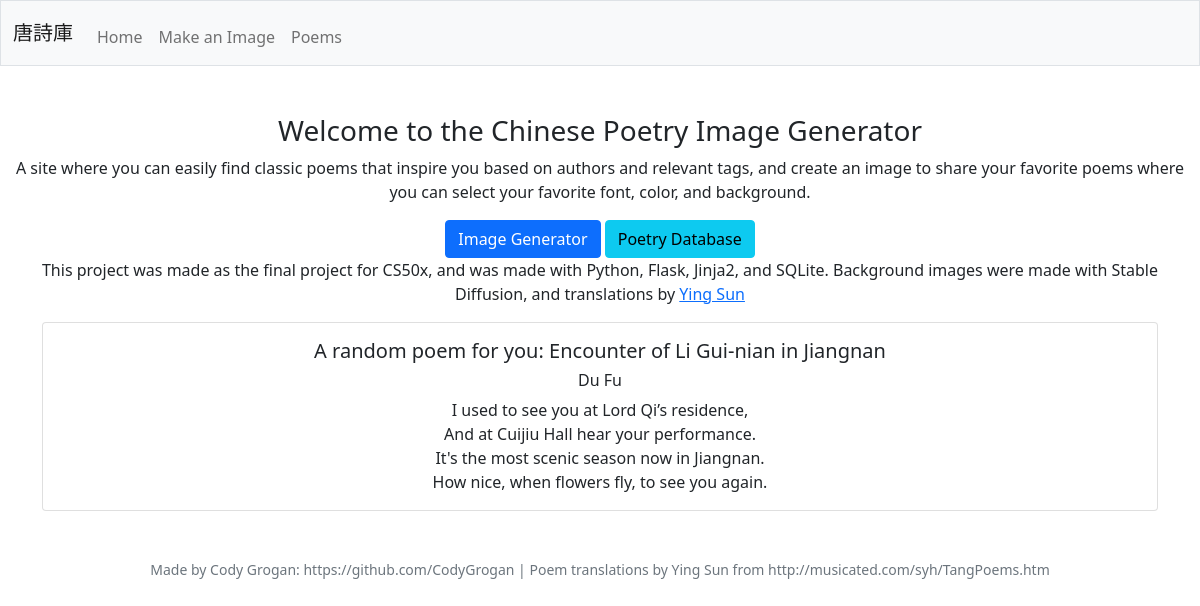
The page / on the database its author committed.
### tables this page shows
CREATE TABLE poem (id INTEGER PRIMARY KEY, title TEXT NOT NULL, author TEXT NOT NULL, content TEXT NOT NULL, tags TEXT);

### app.py (the view)
@app.route("/")
def index():
    query = 'SELECT * FROM poem'
    print(query)
    poem = db.execute(query)
    rannum = random.randint(0, len(poem)-1)
    return render_template("index.html", poem = poem[rannum])

### templates/index.html
{% extends "layout.html" %}
{% block main %}
<div>
    <h3>Welcome to the Chinese Poetry Image Generator</h3>
    <p>A site where you can easily find classic poems that inspire you based on authors and relevant tags, and create an image to share your favorite poems where you can select your favorite font, color, and background.</p>
    <a href="/makeimg"> <button class="btn btn-primary">Image Generator</button></a>  <a href="/poems"> <button class="btn btn-info">Poetry Database</button> </a>
    <p>This project was made as the final project for CS50x, and was made with Python, Flask, Jinja2, and SQLite. Background images were made with Stable Diffusion, and translations by <a target="_blank" href="http://musicated.com/syh/TangPoems.htm">Ying Sun</a></p>
    <div class="container">
        <div class="row">
          <div class="col">
            <div class="card" >
                <div class="card-body poembox">
                  <h5 class="card-title">A random poem for you: {{poem["title"]}}</h5>
                  <h6>{{poem["author"]}}</h6>
                  <p class="card-text no-wrap">{{poem["content"]}}</p>
                </div>
              </div>
          </div>
        </div>
        </div>
</div>
{% endblock %}

### static/styles.css (style rules this page uses)
.no-wrap { white-space: pre-wrap; }

### rows shown on the page
poem: title "Encounter of Li Gui-nian in Jiangnan", author "Du Fu", content "I used to see you at Lord Qi’s residence, And at Cuijiu Hall hear your performance. It's the most scenic season now in Jiangnan. How nice, when flowers fly, to see you again."
